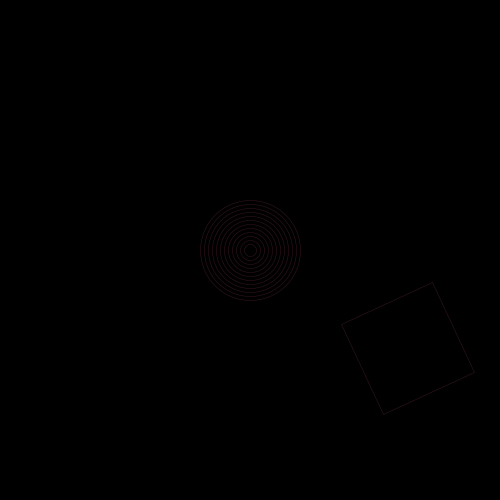
Frame 1 (no input)
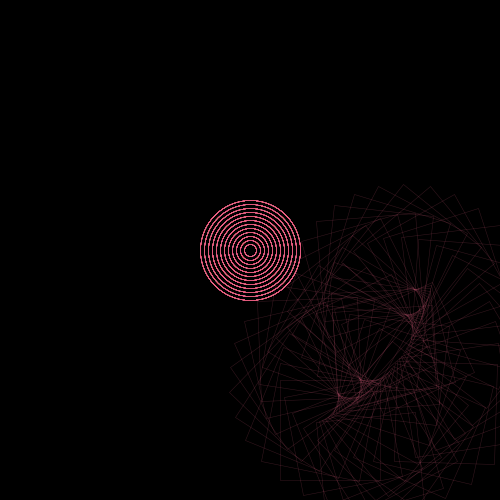
Frame 60 (the mouse pressed at the canvas centre just before this capture)
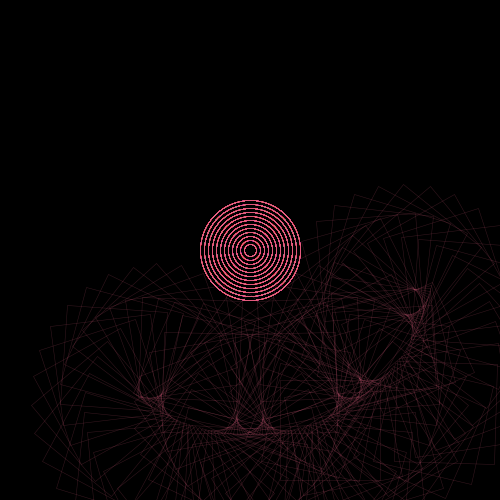
Frame 120 (the mouse held since frame 60 and released just before this capture)

The Processing sketch that drew these frames (run headless with seeded random() and noise(); from frame 60 on, the mouse is pressed at the canvas centre):

// Processing sketch: processing_37891
// ── processing_37891.pde

//Gina DeMatteo
//Loop & Translation
//September 18,2011

void setup() {
  size(500, 500);
  background(0);
  colorMode(HSB);
  strokeWeight(.5);
  stroke(245, 146, 232, 60); 
  noFill();
  smooth();
}

int a = 10;
int b = 10;

void draw() {

  //Transformation code; draws the rotatedrectangles around the centered ellipse
  //Based off of the code given by Nick Senske
  pushMatrix();
  translate(width/2, height/2);  //move the origin to the center
  rotate(radians(a));          //rotate from the center, convert degrees to radians
  translate(185, 0);             //set the radius
  rotate(radians(b + 45));     //rotate the rect about the next axis
  rectMode(CORNER);
  rect(0, 0, 100, 100);          //draw the rect
  popMatrix();

  //increment the rotation
  b+=10;
  a++;

  //Loop that establishes the ellipse in the center; anchors the composition
  ellipseMode(CENTER);
  for (int ellipseSize=100; ellipseSize>=8; ellipseSize-=8) {
    ellipse(250, 250, ellipseSize, ellipseSize);
  }
}
